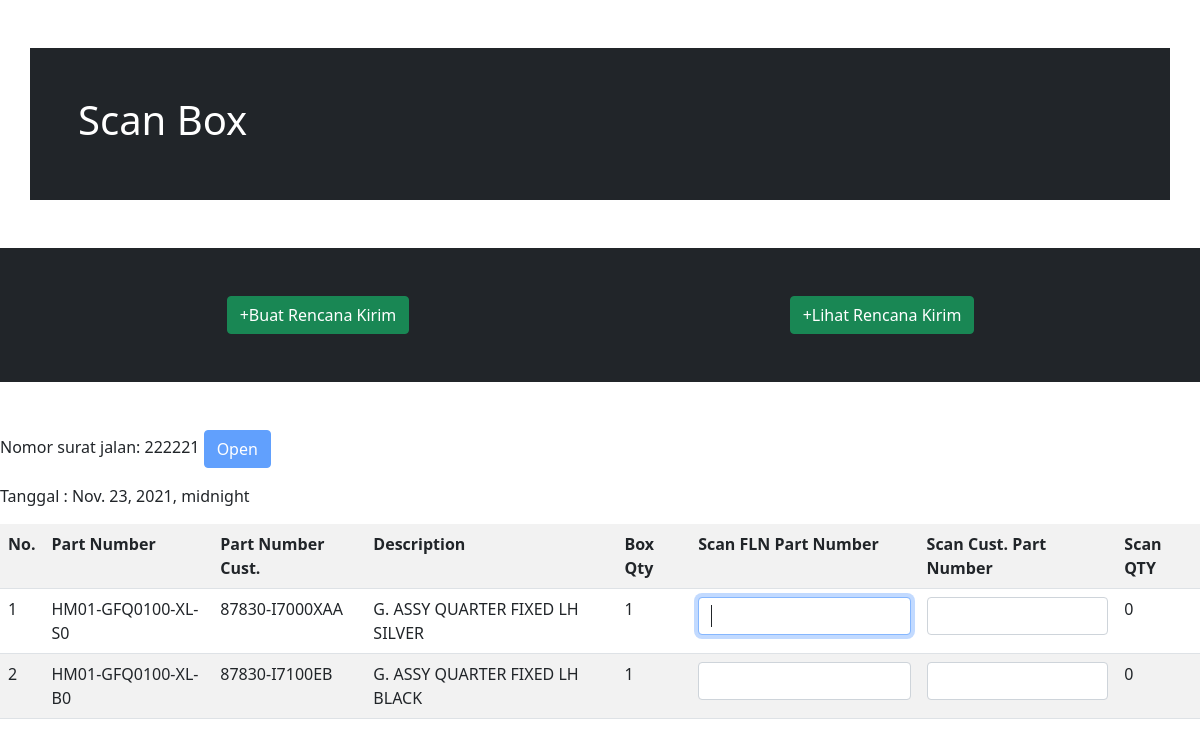
The page /delivery/19 on the database its author committed.
### scanner/models.py (models this page shows, shortened)
class RencanaKirim(models.Model):
    nomor_sj = models.CharField(max_length=6, unique=True)
    tanggal = models.DateTimeField()
    class Status(models.TextChoices):
        OPEN = 'Open',_('Open')
        SCANNED = 'Scanned',_('Scanned')
    status = models.CharField(max_length=7, choices=Status.choices, default=Status.OPEN)

class RencanaKirimDetail(models.Model):
    nomor_line = models.CharField(max_length=2)
    rencana_kirim = models.ForeignKey(RencanaKirim, on_delete=models.CASCADE, related_name='rencanakirimdetails')
    barang= models.ForeignKey(Barang, on_delete=models.CASCADE, related_name='barangs')
    qty = models.CharField(max_length=2)

class Barang(models.Model):
    part_number = models.CharField(max_length=18)
    description = models.CharField(max_length=32)
    part_number_customer =  models.CharField(max_length=18)
    barcode = models.TextField()

### scanner/views.py (the view)
# urls.py: path('delivery/<int:pk>', views.Delivery.as_view(), name='delivery'),
class Delivery(UpdateView):
    model = RencanaKirim
    template_name = 'delivery.html'
    fields = ['nomor_sj', 'status']
    def get_context_data(self, **kwargs):
        detail = super(Delivery, self).get_context_data(**kwargs)
        detail['barang'] = RencanaKirimDetail.objects.all()
        return detail

### templates/delivery.html (shortened to what this page needs)
<!doctype html>
<html lang="en">
  <head>
    <link href="https://cdn.jsdelivr.net/npm/bootstrap@5.1.3/dist/css/bootstrap.min.css" rel="stylesheet">
  </head>
  <body onload="cekStatus()">
    <div class="container p-5 my-5 bg-dark text-white">
      <h1>Scan Box</h1>
    </div>
    <div class="container-fluid p-5 my-5 bg-dark text-white">
      <div class="row">
        <div class="col-sm-6 text-center">
          <a href="#" class="btn btn-success">+Buat Rencana Kirim</a>
        </div>
        <div class="col-sm-6 text-center">
          <a href="#" class="btn btn-success">+Lihat Rencana Kirim</a>
        </div>
      </div>
    </div>
    {% block content %}
    <div class="">
      <div class="text-right">
        <div class="sm-6"><p>Nomor surat jalan: {{ object.nomor_sj }} <button id="status" type="button" value="{{ object.status }}" class="btn btn-primary" disabled>{{ object.status }}</button></p></div>
        <div class="sm-6"><p>Tanggal : {{ object.tanggal }}</p></div>
      </div>
      <div class="row">
      <form>
        <table class="table table-striped">
          <tr>
            <th class="">No.</th>
            <th class="">Part Number</th>
            <th class="">Part Number Cust.</th>
            <th class="">Description</th>
            <th class="">Box Qty</th>
            <th class="">Scan FLN Part Number</th>
            <th class="">Scan Cust. Part Number</th>
            <th>Scan QTY</th>
          </tr>
          {% for detail in object.rencanakirimdetails.all  %}
          <tr>
            <td class="">{{ detail.nomor_line }}</td>
            <td id="part_number{{ detail.nomor_line }}" class="">{{ detail.barang.part_number }}</td>
            <td id="part_number_customer{{ detail.nomor_line }}" class="">{{ detail.barang.part_number_customer }}</td>
            <td class="">{{ detail.barang.description }}</td>
            <td id='qty_box{{ detail.nomor_line }}' class="">{{ detail.qty }}</td>
            <td class=""><input id='scan{{ detail.nomor_line }}' type="text" value="" autofocus maxlength="18" size="18" oninput="cekPartNumber()" class="form-control" ></td>
            <td class=""><input id='scanb{{ detail.nomor_line }}' type="text" value="" autofocus maxlength="33" size="14" oninput="cekPartNumberB()" class="form-control" ></td>
            <td id="qty_scanned{{ detail.nomor_line }}">0</td>
          </tr>
          {% endfor %}
        </table>
        </div>
      </div>
    {% endblock content %}
  </body>
</html>

### rows shown on the page
RencanaKirim: nomor_sj "222221", status "Open", tanggal "Nov. 23, 2021, midnight"
RencanaKirimDetail: nomor_line "1", barang.part_number "HM01-GFQ0100-XL-S0", barang.part_number_customer "87830-I7000XAA", barang.description "G. ASSY QUARTER FIXED LH SILVER", qty "1"
RencanaKirimDetail: nomor_line "2", barang.part_number "HM01-GFQ0100-XL-B0", barang.part_number_customer "87830-I7100EB", barang.description "G. ASSY QUARTER FIXED LH BLACK", qty "1"
